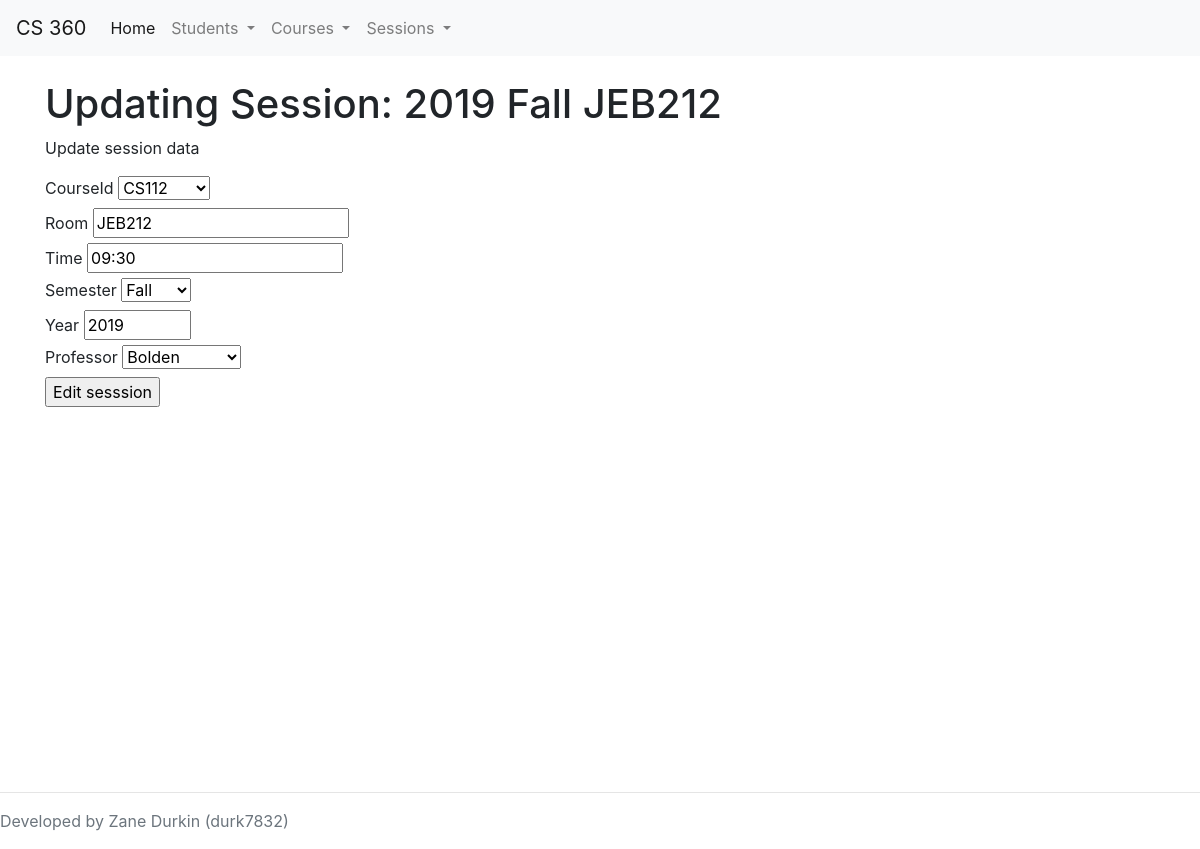
/web/edit_session.php?Session=1, run on the app's committed database.
### tables this page shows
CREATE TABLE `Offered` (
	`id` int(10) unsigned NOT NULL AUTO_INCREMENT,
	`courseId` varchar(8) NOT NULL,
	`room`	varchar(100) NOT NULL,
	`time` varchar(100) NOT NULL,
	`semester` varchar(7) NOT NULL,
	`year`	varchar(4) NOT NULL check(year > 1900),
	`profId` int(10) unsigned DEFAULT NULL,
	PRIMARY KEY (`id`),
	KEY `courseId` (`courseId`),
	KEY `profId` (`profId`),
	CONSTRAINT `offered_ibfk_1` FOREIGN KEY (`courseId`) REFERENCES `Courses` (`id`),
	CONSTRAINT `offered_ibfk_2` FOREIGN KEY (`profId`) REFERENCES `Professors` (`id`)
);

### web/inc/objects/session.php (called while the page is built, shortened)
<?php
class Session{
	protected $conn;
	public $id;
	public function __construct($db, $id=null){
		$this->conn = $db;
		if(isset($id)){
			$this->build_session($id);
		}
	}
	public function build_session($id=null){
		if(isset($id)){
			$this->id = $id;
		}
		$query = "SELECT * FROM `Offered` WHERE `id`=?";
		$stmt = $this->conn->prepare($query);
		$stmt->bind_param('i', $this->id);
		$stmt->execute();
		$stmt = $stmt->get_result();
		$num = $stmt->num_rows;
		if($num > 0){
			$row = $stmt->fetch_assoc();
			$this->courseId = $row['courseId'];
			$this->room = $row['room'];
			$this->time = $row['time'];
			$this->semester = $row['semester'];
			$this->year = $row['year'];
			$this->profId = $row['profId'];
		}else{
			throw new Exception('Session not found');
		}
	}
}

### web/edit_session.php (the view, shortened to what this page needs)
<?php
require_once('inc/common.php');
if(array_key_exists('Session', $_GET)){
	$id = $_GET['Session'];
	$Session = new Session($conn, $id);
}else{
	header('Location: select_session.php?forward=edit_session.php');
}
$courses = $conn->query('SELECT * FROM Courses');
$profs = $conn->query('SELECT * FROM Professors');
?>
<br/>
<h1>Updating Session: <?php echo($Session->CourseId.' '.$Session->year.' '.$Session->semester.' '.$Session->room);?></h1>
<div class="row">
	<div class="col">
		<p>Update session data</p>
		<form action="edit_session.php?Session=<?php echo($id); ?>" method="POST">
			<label for="courseId">CourseId</label>
			<select name="courseId">
				<?php
					while($c = $courses->fetch_assoc()){
						if($c['id'] == $Session->courseId){
							?>
							<option value="<?php echo($c['id']);?>" selected><?php echo($c['id']);?></option>
							<?php
						}else{
							?>
							<option value="<?php echo($c['id']);?>"><?php echo($c['id']);?></option>
							<?php
						}
					}
				?>
			</select><br/>
			<label for="room">Room</label>
			<input type="text" name="room" value="<?php echo($Session->room);?>"/><br/>
			<label for="time">Time</label>
			<input type="text" name="time" value="<?php echo($Session->time);?>"/><br/>
			<label for="semester">Semester</label>
			<select name="semester">
				<option value="<?php echo($Session->semester);?>" selected><?php echo($Session->semester);?><option>
			</select><br/>
			<label for="year">Year</label>
			<input name="year" type="number" min="2000" max="2099" step="1" value="<?php echo($Session->year);?>"/><br/>
			<label for="profid">Professor</label>
			<select name="profId">
				<?php
				while($p = $profs->fetch_assoc()){
					if($p['id'] == $Session->profId){
						?>
						<option value="<?php echo($p['id']);?>" selected><?php echo($p['lName']); ?></option>
						<?php
					}else{
						?>
						<option value="<?php echo($p['id']);?>"><?php echo($p['lName']); ?></option>
						<?php
					}
				}
				?>
			</select><br/>
			<input type="submit" value="Edit sesssion"/>
		</form>
	</div>
</div>

### data on the page
offered: year "2019", semester "Fall", room "JEB212", time "09:30"

### other printed values
form field courseId "CS112"
form field profId "Bolden"
